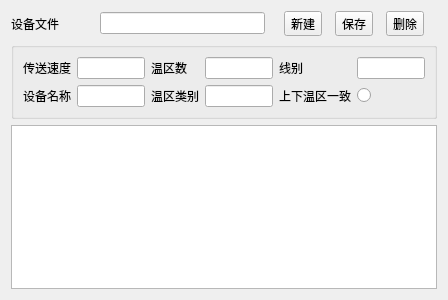
<?xml version="1.0" encoding="UTF-8"?>
<ui version="4.0">
 <class>DialogDeviceHandle</class>
 <widget class="QDialog" name="DialogDeviceHandle">
  <property name="geometry">
   <rect>
    <x>0</x>
    <y>0</y>
    <width>448</width>
    <height>300</height>
   </rect>
  </property>
  <property name="windowTitle">
   <string>Dialog</string>
  </property>
  <layout class="QGridLayout" name="gridLayout">
   <item row="0" column="0">
    <widget class="QLabel" name="label">
     <property name="text">
      <string>设备文件</string>
     </property>
    </widget>
   </item>
   <item row="0" column="1" colspan="2">
    <widget class="QLineEdit" name="lineEdit"/>
   </item>
   <item row="1" column="0" colspan="5">
    <widget class="QGroupBox" name="groupBox">
     <property name="title">
      <string/>
     </property>
     <property name="flat">
      <bool>true</bool>
     </property>
     <layout class="QGridLayout" name="gridLayout_2">
      <item row="0" column="0">
       <widget class="QLabel" name="label_2">
        <property name="text">
         <string>传送速度</string>
        </property>
       </widget>
      </item>
      <item row="0" column="1">
       <widget class="QLineEdit" name="lineEdit_2"/>
      </item>
      <item row="0" column="2">
       <widget class="QLabel" name="label_3">
        <property name="text">
         <string>温区数</string>
        </property>
       </widget>
      </item>
      <item row="0" column="3">
       <widget class="QLineEdit" name="lineEdit_3"/>
      </item>
      <item row="0" column="4">
       <widget class="QLabel" name="label_4">
        <property name="text">
         <string>线别</string>
        </property>
       </widget>
      </item>
      <item row="0" column="5">
       <widget class="QLineEdit" name="lineEdit_4"/>
      </item>
      <item row="1" column="0">
       <widget class="QLabel" name="label_6">
        <property name="text">
         <string>设备名称</string>
        </property>
       </widget>
      </item>
      <item row="1" column="1">
       <widget class="QLineEdit" name="lineEdit_6"/>
      </item>
      <item row="1" column="2">
       <widget class="QLabel" name="label_5">
        <property name="text">
         <string>温区类别</string>
        </property>
       </widget>
      </item>
      <item row="1" column="3">
       <widget class="QLineEdit" name="lineEdit_5"/>
      </item>
      <item row="1" column="4">
       <widget class="QLabel" name="label_7">
        <property name="text">
         <string>上下温区一致</string>
        </property>
       </widget>
      </item>
      <item row="1" column="5">
       <widget class="QRadioButton" name="radioButton">
        <property name="text">
         <string/>
        </property>
       </widget>
      </item>
     </layout>
    </widget>
   </item>
   <item row="0" column="3" colspan="2">
    <layout class="QHBoxLayout" name="horizontalLayout">
     <property name="spacing">
      <number>0</number>
     </property>
     <item>
      <widget class="QToolButton" name="toolButton_New">
       <property name="text">
        <string>新建</string>
       </property>
      </widget>
     </item>
     <item>
      <widget class="QToolButton" name="toolButton_Save">
       <property name="text">
        <string>保存</string>
       </property>
      </widget>
     </item>
     <item>
      <widget class="QToolButton" name="toolButton_Del">
       <property name="text">
        <string>删除</string>
       </property>
      </widget>
     </item>
    </layout>
   </item>
   <item row="2" column="0" colspan="5">
    <widget class="QTableWidget" name="tableWidget"/>
   </item>
  </layout>
 </widget>
 <resources/>
 <connections/>
</ui>
